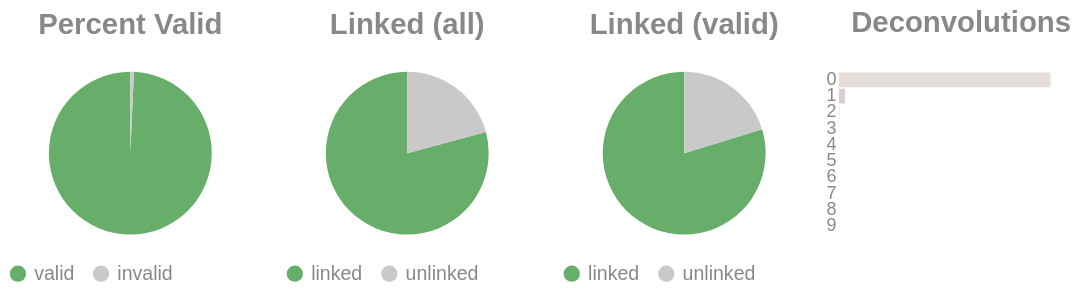

Notebook cell for this chart:
### Code cell
if SKIPLR:
    pass
else:
    clash = Counter()
    for i in valids['molecule'].to_list():
        _mol = i.split("-")
        if len(_mol) == 1:
            clash.update('0')
        else:
            clash.update(_mol[-1])

    _d = {"deconvolutions": [], 'count': []}
    for k,v in clash.items():
        _d['deconvolutions'].append(k)
        _d['count'].append(v)

    tot_valid = valids['reads'].sum()
    mask = valids['reads'] >= 2
    n_linked_reads = valids.filter(mask)['reads'].sum()
    if n_linked_reads == 0:
        print_html("No linked molecules (>=2 reads) were detected; skipping linked-only distributions.")
        SKIPLR = True
    else:
        perc_valid = round(tot_valid / n_reads, 4)
        linked_perc_abs = round(n_linked_reads / n_reads, 4)
        linked_perc = round(n_linked_reads / tot_valid, 4)

    _valid = pl.DataFrame({"valids": ['valid', 'invalid'], "count": [tot_valid, n_reads - tot_valid]})
    _linked_abs = pl.DataFrame({"linked (absolute)": ['linked', 'unlinked'], "count": [n_linked_reads, n_reads - n_linked_reads]})
    _linked_rel = pl.DataFrame({"linked (valids)": ['linked', 'unlinked'], "count": [n_linked_reads, tot_valid - n_linked_reads]})

    (
        alt.hconcat(
            piechart(_valid, goodval = 'valid', title = "Percent Valid"),
            piechart(_linked_abs, goodval = "linked", title =  "Linked (all)"),
            piechart(_linked_rel, goodval = "linked", title =  "Linked (valid)"),
            convolutionbar(pl.DataFrame(_d), title = "Deconvolutions"),
            center = True,
            bounds = 'flush'
        )
        .resolve_scale(color='independent')
        .resolve_legend('independent')
        .properties(usermeta={'embedOptions': {"actions": False}})
    ).display()

### Figure 1 — Vega-Lite specification as saved in the notebook (floating-point values rounded to 4 significant figures)
{"width": "container", "height": 400, "config": {"title": {"anchor": "start", "dy": -15, "fontSize": 18, "color": "#888888", "subtitleColor": "#888888", "subtitleFontSize": 14}, "arc": {"fill": "#0072B2"}, "axis": {"domainColor": "#888888", "domainWidth": 0.5, "gridWidth": 0.2, "grid": false, "titleFontWeight": 400, "titleFontSize": 15, "labelFontSize": 11, "labelColor": "#888888", "tickColor": "#888888", "tickWidth": 0.2, "titleColor": "#888888"}, "axisBand": {"grid": false}, "axisX": {"grid": true, "tickSize": 10, "domainCap": "round"}, "axisY": {"domain": false, "grid": true, "tickSize": 0, "domainCap": "round"}, "background": "transparent", "header": {"labelFontSize": 15, "labelColor": "#888888", "titleFontSize": 15, "titleFontWeight": 600, "titleColor": "#888888"}, "legend": {"labelFont": "sans-serif", "labelFontSize": 12, "labelColor": "#888888", "symbolSize": 100, "symbolType": "circle", "titleFontSize": 12, "titlePadding": 10, "titleColor": "#888888", "title": null}, "range": {"category": ["#E69F00", "#56B4E9", "#009E73", "#F0E442", "#0072B2", "#D55E00", "#CC79A7", "#000000"], "diverging": ["#cfe8f3", "#a2d4ec", "#73bfe2", "#46abdb", "#1696d2", "#12719e"]}, "area": {"fill": "#0072B2", "fillOpacity": 0.7, "line": true, "strokeOpacity": 0.7}, "line": {"color": "#0072B2", "stroke": "#0072B2", "strokeWidth": 2}, "trail": {"color": "#0072B2", "stroke": "#0072B2", "strokeWidth": 0, "size": 1}, "point": {"filled": true, "fillOpacity": 1.0, "size": 95}, "text": {"color": "#888888", "fontSize": 11, "align": "right", "fontWeight": 400, "size": 11}, "bar": {"fill": "#0072B2", "stroke": null}, "view": {"stroke": null, "continuousWidth": 660, "continuousHeight": 400}}, "hconcat": [{"data": {"name": "data-c998291fe403e977805caa379b95d0d4"}, "mark": {"type": "arc"}, "encoding": {"color": {"field": "valids", "legend": {"orient": "bottom", "title": null}, "scale": {"domain": ["valid", "invalid"], "range": ["#68ae6b", "#C9C9C9"]}, "title": "Valids", "type": "nominal"}, "theta": {"field": "count", "type": "quantitative"}, "tooltip": [{"field": "valids", "title": "Valids", "type": "ordinal"}, {"field": "percent", "format": ".2%", "title": "Percent", "type": "quantitative"}, {"field": "count", "title": "Count", "type": "quantitative"}]}, "height": 100, "title": {"text": "Percent Valid", "align": "center", "anchor": "middle"}, "transform": [{"calculate": "datum.count / 8856541", "as": "percent"}], "width": 150}, {"data": {"name": "data-f964baf5b816481973c30e1fe57bfdde"}, "mark": {"type": "arc"}, "encoding": {"color": {"field": "linked (absolute)", "legend": {"orient": "bottom", "title": null}, "scale": {"domain": ["linked", "unlinked"], "range": ["#68ae6b", "#C9C9C9"]}, "title": "Linked (Absolute)", "type": "nominal"}, "theta": {"field": "count", "type": "quantitative"}, "tooltip": [{"field": "linked (absolute)", "title": "Linked (Absolute)", "type": "ordinal"}, {"field": "percent", "format": ".2%", "title": "Percent", "type": "quantitative"}, {"field": "count", "title": "Count", "type": "quantitative"}]}, "height": 100, "title": {"text": "Linked (all)", "align": "center", "anchor": "middle"}, "transform": [{"calculate": "datum.count / 8856541", "as": "percent"}], "width": 150}, {"data": {"name": "data-97c33b4e230ed328238f8f1f53ee9df0"}, "mark": {"type": "arc"}, "encoding": {"color": {"field": "linked (valids)", "legend": {"orient": "bottom", "title": null}, "scale": {"domain": ["linked", "unlinked"], "range": ["#68ae6b", "#C9C9C9"]}, "title": "Linked (Valids)", "type": "nominal"}, "theta": {"field": "count", "type": "quantitative"}, "tooltip": [{"field": "linked (valids)", "title": "Linked (Valids)", "type": "ordinal"}, {"field": "percent", "format": ".2%", "title": "Percent", "type": "quantitative"}, {"field": "count", "title": "Count", "type": "quantitative"}]}, "height": 100, "title": {"text": "Linked (valid)", "align": "center", "anchor": "middle"}, "transform": [{"calculate": "datum.count / 8794055", "as": "percent"}], "width": 150}, {"data": {"name": "data-efbef972ad5fa47676527523ede6c22f"}, "mark": {"type": "bar"}, "encoding": {"color": {"field": "deconvolutions", "legend": null, "scale": {"scheme": "lightgreyred"}, "type": "nominal"}, "tooltip": [{"field": "deconvolutions", "title": "Deconvolutions", "type": "ordinal"}, {"field": "percent", "format": ".2%", "title": "Percent", "type": "quantitative"}, {"field": "count", "title": "Count", "type": "quantitative"}], "x": {"axis": null, "field": "count", "type": "quantitative"}, "y": {"field": "deconvolutions", "sort": "ascending", "title": null, "type": "nominal"}}, "height": 100, "title": {"text": "Deconvolutions", "align": "center", "anchor": "middle"}, "transform": [{"calculate": "datum.count / 3121920", "as": "percent"}], "width": 150}], "bounds": "flush", "center": true, "resolve": {"legend": {"angle": "independent"}, "scale": {"color": "independent"}}, "usermeta": {"embedOptions": {"actions": false}}, "$schema": "https://vega.github.io/schema/vega-lite/v6.1.0.json", "datasets": {"data-c998291fe403e977805caa379b95d0d4": [{"valids": "valid", "count": 8794055}, {"valids": "invalid", "count": 62486}], "data-f964baf5b816481973c30e1fe57bfdde": [{"linked (absolute)": "linked", "count": 7010794}, {"linked (absolute)": "unlinked", "count": 1845747}], "data-97c33b4e230ed328238f8f1f53ee9df0": [{"linked (valids)": "linked", "count": 7010794}, {"linked (valids)": "unlinked", "count": 1783261}], "data-efbef972ad5fa47676527523ede6c22f": [{"deconvolutions": "0", "count": 3029939}, {"deconvolutions": "1", "count": 86330}, {"deconvolutions": "2", "count": 4910}, {"deconvolutions": "3", "count": 566}, {"deconvolutions": "4", "count": 114}, {"deconvolutions": "5", "count": 36}, {"deconvolutions": "6", "count": 14}, {"deconvolutions": "7", "count": 6}, {"deconvolutions": "8", "count": 3}, {"deconvolutions": "9", "count": 2}]}}
